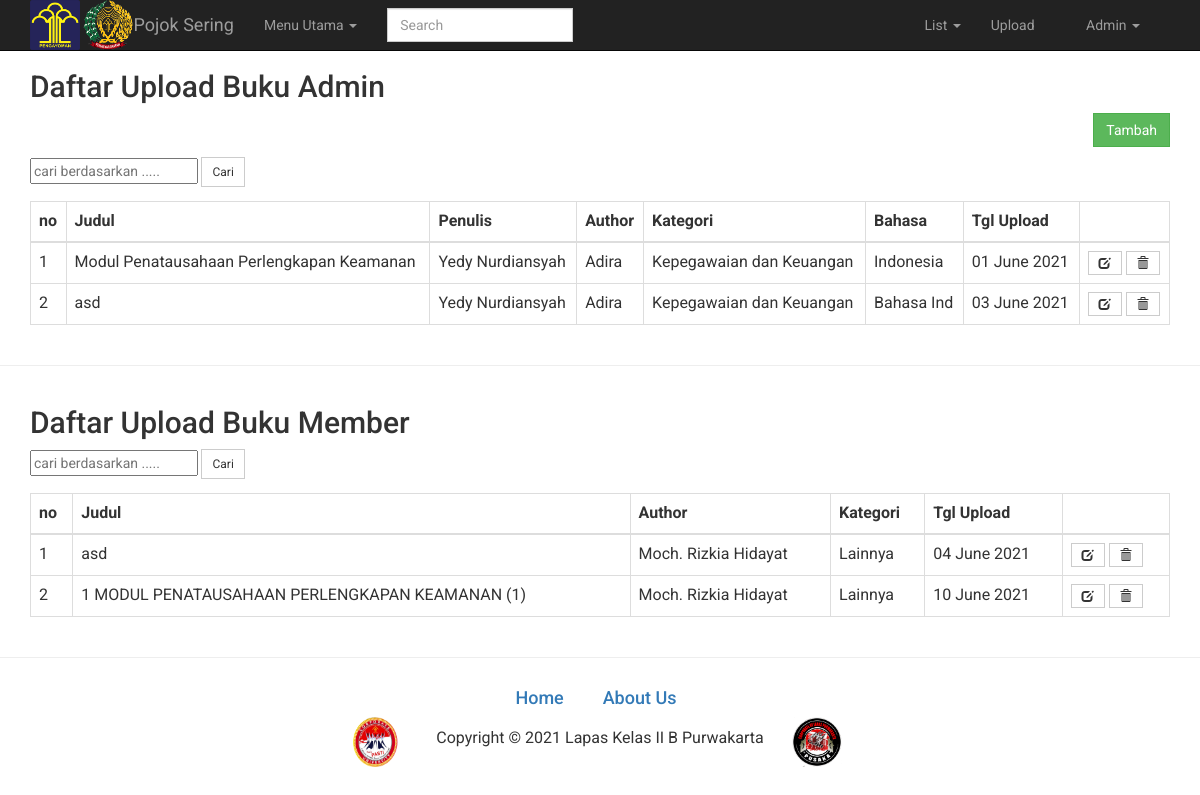
/admin/buku.php (signed in), run on an earlier commit of the app's database.
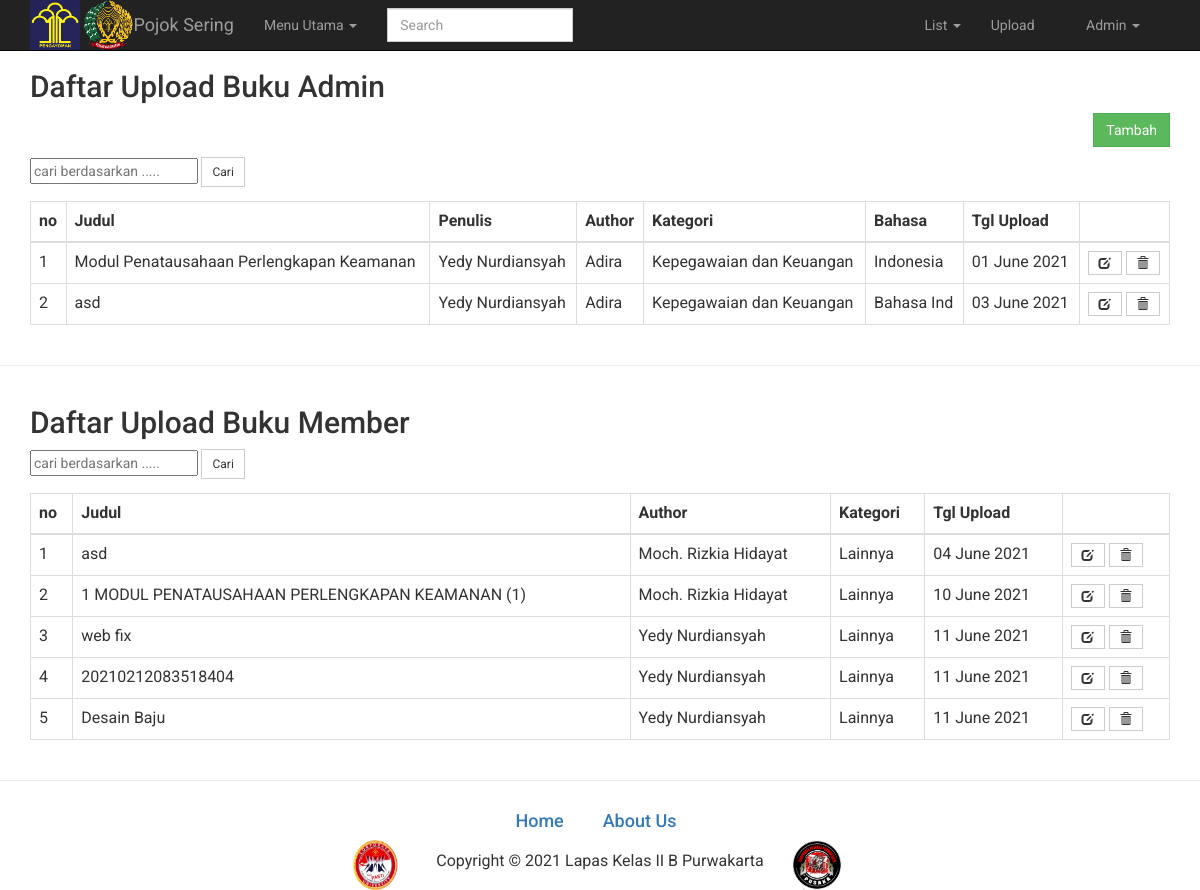
And on a later commit of the database.
### tables this page shows
CREATE TABLE `buku_admin` (
  `buku_id` varchar(5) NOT NULL,
  `buku_judul` varchar(50) DEFAULT NULL,
  `buku_penulis` varchar(50) DEFAULT NULL,
  `buku_author` smallint(3) DEFAULT NULL,
  `buku_kategori` varchar(10) DEFAULT NULL,
  `buku_bahasa` varchar(10) DEFAULT NULL,
  `tanggal_upload` date DEFAULT NULL
);

CREATE TABLE `kategori` (
  `kategori_id` varchar(10) NOT NULL,
  `kategori_jenis` varchar(50) DEFAULT NULL
);

CREATE TABLE `buku` (
  `buku_id` smallint(3) NOT NULL,
  `buku_judul` varchar(50) DEFAULT NULL,
  `buku_author` smallint(3) DEFAULT NULL,
  `buku_kategori` varchar(10) DEFAULT NULL,
  `tanggal_upload` date DEFAULT NULL
);

CREATE TABLE `member` (
  `member_id` smallint(3) NOT NULL,
  `member_nama` varchar(20) DEFAULT NULL,
  `member_jk` varchar(1) DEFAULT NULL,
  `member_ttl` varchar(20) DEFAULT NULL,
  `member_tglahir` date DEFAULT NULL,
  `member_alamat` varchar(50) DEFAULT NULL,
  `member_tlp` decimal(13,0) DEFAULT NULL,
  `member_username` varchar(20) DEFAULT NULL,
  `member_email` varchar(40) DEFAULT NULL,
  `member_password` varchar(40) DEFAULT NULL,
  `member_foto` varchar(40) DEFAULT 'default.png'
);

### admin/buku.php (the view, shortened to what this page needs)
<head>
<?php
  include 'header.php';
?>
<?php
  if (!empty($_SESSION['admin_email']))
  {
?>
<div class="container">
  <h2>Daftar Upload Buku Admin</h2>
  <p align="right"><a href="upload.php" class="btn btn-success">Tambah</a></p>
  <form action="cari.php?cari=buku_admin" method="POST">
  <input type="text" name="cari" placeholder="cari berdasarkan ..... "></input>
  <input type="submit" class="btn btn-sm btn-default" value="Cari"></input>
  </form>
<table id="mytable" class="table table-bordered">
    <thead>
      <th>no</th>
      <th>Judul</th>
      <th>Penulis</th>
      <th>Author</th>
      <th>Kategori</th>
      <th>Bahasa</th>
      <th>Tgl Upload</th>
      <th></th>
    </thead>
<?php
  $no = 0;
  $sql=mysqli_query($link,"SELECT buku_admin.*,admin.admin_nama,kategori.kategori_jenis FROM buku_admin,admin,kategori WHERE buku_admin.buku_author=admin.admin_id AND buku_admin.buku_kategori=kategori.kategori_id");
  while($r=mysqli_fetch_array($sql)){
  $no++;
?>
  <tr>
      <td><?php echo $no; ?></td>
      <td><?php echo  $r['buku_judul']; ?></td>
      <td><?php echo  $r['buku_penulis']; ?></td>
      <td><?php echo  $r['admin_nama']; ?></td>
      <td><?php echo  $r['kategori_jenis']; ?></td>
      <td><?php echo  $r['buku_bahasa']; ?></td>
      <td><?php echo  date('d F Y',strtotime($r['tanggal_upload'])); ?></td>
      <td>
        <a href="#" title="Edit" class='open_buku_admin btn btn-sm btn-default' id='<?php echo  $r['buku_id']; ?>' ><span class="glyphicon glyphicon-edit"></span></a>
        <a href="#" class="btn btn-sm btn-default" onclick="confirm_buku_admin('proses_delete.php?&buku_admin=<?php echo  $r['buku_id']; ?>');"><span class="glyphicon glyphicon-trash"></span></a>
      </td>
  </tr>
<?php } ?>
</table>
</div>
<hr>
<div class="container">
  <h2>Daftar Upload Buku Member</h2>
  <form action="cari.php?cari=buku_member" method="POST">
  <input type="text" name="cari" placeholder="cari berdasarkan ..... "></input>
  <input type="submit" class="btn btn-sm btn-default" value="Cari"></input>
  </form>
<table id="mytable" class="table table-bordered">
    <thead>
      <th>no</th>
      <th>Judul</th>
      <th>Author</th>
      <th>Kategori</th>
      <th>Tgl Upload</th>
      <th></th>
    </thead>
<?php
  $no = 0;
  $sql=mysqli_query($link,"SELECT buku.*,member.member_nama,kategori.kategori_jenis FROM buku,member,kategori WHERE buku.buku_author=member.member_id AND buku.buku_kategori=kategori.kategori_id");
  while($r=mysqli_fetch_array($sql)){
  $no++;
?>
  <tr>
      <td><?php echo $no; ?></td>
      <td><?php echo  $r['buku_judul']; ?></td>
      <td><?php echo  $r['member_nama']; ?></td>
      <td><?php echo  $r['kategori_jenis']; ?></td>
      <td><?php echo  date('d F Y',strtotime($r['tanggal_upload'])); ?></td>
      <td>
        <a href="#" title="Edit" class='open_buku_member btn btn-sm btn-default' id='<?php echo  $r['buku_id']; ?>' ><span class="glyphicon glyphicon-edit"></span></a>
        <a href="#" class="btn btn-sm btn-default" onclick="confirm_buku_member('proses_delete.php?&buku_member=<?php echo  $r['buku_id']; ?>');"><span class="glyphicon glyphicon-trash"></span></a>
      </td>
  </tr>
<?php } ?>
</table>
</div>
<?php
  };
?>
<?php
  include "footer.php";
?>

### admin/header.php (shortened to what this page needs)
<!DOCTYPE html>
<html lang="en">
<head>
<?php
  include 'config.php';
?>
    <link href="../css/bootstrap.css" rel="stylesheet">
    <link href="../css/bootstrap.min.css" rel="stylesheet">
    <link href="../css/modern-business.css" rel="stylesheet">
    <link href="../css/modal-login.css" rel="stylesheet">
    <link href="../font-awesome/css/font-awesome.min.css" rel="stylesheet" type="text/css">
    <link href="../datatables/css/jquery.dataTables.css" rel="stylesheet" type="text/css" >
</head>
<body>
    <nav class="navbar navbar-inverse navbar-fixed-top" role="navigation">
        <div class="container">
            <div class="navbar-header">
                <img src="../image/slider/logo_pengayoman.png" height="50px" width="50px">
                <img src="../image/slider/logo_lapas.png" height="50px" width="50px">
			</div>
            <a href="index.php" class="navbar-brand"> Pojok Sering </a>
            <div class="collapse navbar-collapse" id="bs-example-navbar-collapse-1">
				<ul class="nav navbar-nav">
				<?php
                    if(!empty($_SESSION['admin_email']) || (!empty($_SESSION['member_email'])))
                    {?>
                    <li class="dropdown">
                        <a data-toggle="dropdown" class="dropdown-toggle" href="#">Menu Utama <b class="caret"></b></a>
					</li>
                    <?php }?>
				</ul>
				<form role="search" class="navbar-form navbar-left" method="post" action="cari.php">
					<div class="form-group">
						<input type="text" placeholder="Search" class="form-control" name="txt_cari">
					</div>
				</form>
                <?php
                if((empty($_SESSION['member_email']))AND(empty($_SESSION['admin_email'])))
                {
                ?>
                <ul class="nav navbar-nav navbar-right">
                <li class="dropdown">
                    <a href="#" class="dropdown-toggle" data-toggle="dropdown" role="button" aria-haspopup="true" aria-expanded="false">
                    <i class="fa fa-user-times fa-fw"></i>
                    Hello, Guest
                    <span class="caret"></span>
                    </a>
                    <ul class="dropdown-menu">
                    <li>
                        <a href="login.php">
                        <i class="fa fa-sign-in fa-fw"></i>
                        Login
                        </a>
                    </li>
                    <li>
                        <a href="daftar.php">
                        <i class="fa fa-pencil fa-fw"></i>
                        Register
                        </a>
                    </li>
                    </ul>
                </li>
                </ul>
              <?php
              }
                    else
              if(!empty($_SESSION['admin_email']))
              {
                $admin_email = $_SESSION['admin_email'];
                $query_validasi = mysqli_query($link,"SELECT * FROM admin WHERE admin_email = '$admin_email'");
                $ambil = mysqli_fetch_assoc($query_validasi);
                extract($ambil);
                ?>
                <ul class="nav navbar-nav navbar-right">
                <li class="dropdown">
                    <a href="#" class="dropdown-toggle" data-toggle="dropdown" role="button" aria-haspopup="true" aria-expanded="false">
                    List
                    <span class="caret"></span>
                    </a>
                </li>
                <li><a href="upload.php">Upload</a></li>
                <li class="dropdown">
                    <a href="#" class="dropdown-toggle" data-toggle="dropdown" role="button" aria-haspopup="true" aria-expanded="false">
                    <?php echo ucwords($admin_username); ?>
                    <span class="caret"></span>
                    </a>
                </li>
                </ul>
                <?php
              };
                ?>
            </div>
        </div>
    </nav>

### admin/footer.php (shortened to what this page needs)
        <hr/>
        <center>
           <div class="row">
                <div class="col-lg-12">
                   <table border="0" align="center" width="200">
                     <tr>
                        <td align="center"> <a href="index.php" style="font-size: 8"><h4>Home</h4></a></td>
                        <td align="center"> <a href="about.php" style="font-size: 8"><h4>About Us</h4></a></td>
                    </tr>
                    </table>
                    <table border="0" align="center" width="500">
                     <tr>
                        <td> <img src="../image/slider/logo_corpu.png" height="50px" width="50px"></td>
                        <td> <p align="center">Copyright &copy; <?php echo date("Y"); ?> Lapas Kelas II B Purwakarta</p></td>
                        <td> <img src="../image/slider/logo_pusaka.png" height="50px" width="50px"></td>
                     </tr>
                  </table>
                </div>
            </div>
</body>
</html>

### css/modern-business.css (style rules this page uses)
html, body { height: 100%; }
body { padding-top: 50px; }

### css/modal-login.css (style rules this page uses)
* { font-family: 'Roboto', sans-serif; }
.btn { border-radius: 0px; }
.glyphicon { top: 0px; }
.form-control { border-radius: 0px; }

### admin/header.php (style rules this page uses)
.navbar-nav.navbar-right:last-child { margin-right: 15px !important; }

What changed in the data, as far as the page shows it:
added buku: buku_judul "web fix", buku_author.member_nama "Yedy Nurdiansyah", buku_kategori.kategori_jenis "Lainnya", tanggal_upload "11 June 2021"
added buku: buku_judul "20210212083518404", buku_author.member_nama "Yedy Nurdiansyah", buku_kategori.kategori_jenis "Lainnya", tanggal_upload "11 June 2021"
added buku: buku_judul "Desain Baju", buku_author.member_nama "Yedy Nurdiansyah", buku_kategori.kategori_jenis "Lainnya", tanggal_upload "11 June 2021"
